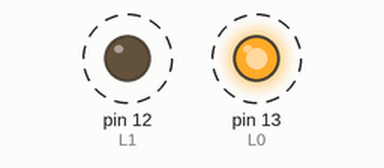
A sketch run on a simulated Arduino Uno, built with avr-gcc and run on an emulated ATmega328P. On the bench: output pins drawn as LEDs (lit = HIGH). Dashed ring = blinking. What the sketch prints to the serial monitor is not drawn.

Above: at 0.2 s.
Timing chart, 0 to 3.0 s (numbered marks = the images above):
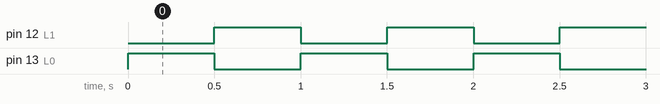

The sketch:

switching_blink.ino
```cpp
// Code written by MadKamel. Hello!
int L0 = 13;
int L1 = 12;

void setup() {
    pinMode(L0, OUTPUT);
    pinMode(L1, OUTPUT);
    Serial.begin(115200);
}

void loop() {
    Serial.println("Pattern A Commence");
    digitalWrite(L0, HIGH);
    digitalWrite(L1, LOW);
    delay(500);
    Serial.println("Pattern B Commence");
    digitalWrite(L0, LOW);
    digitalWrite(L1, HIGH);
    delay(500);
}
```

Measured:
- by itself, pin 12 (L1), pin 13 (L0): alternates HIGH for 0.50 s and LOW for 0.50 s
